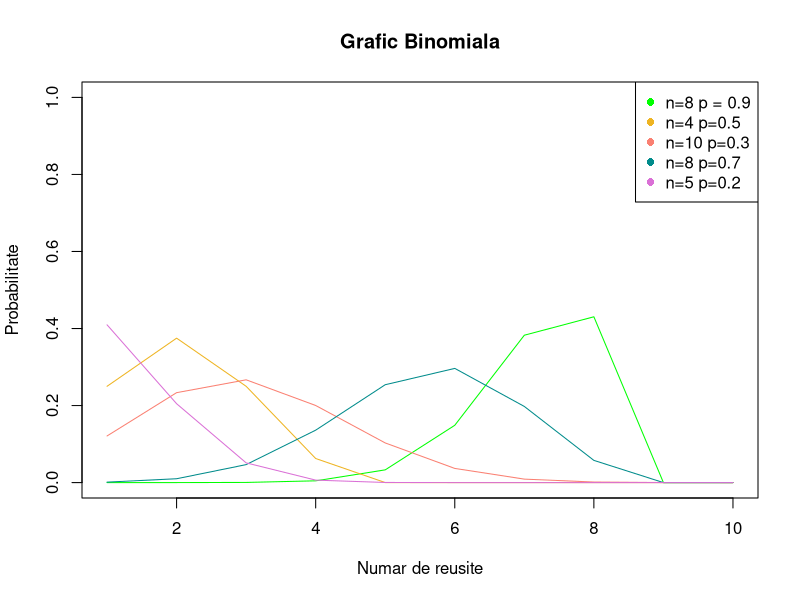
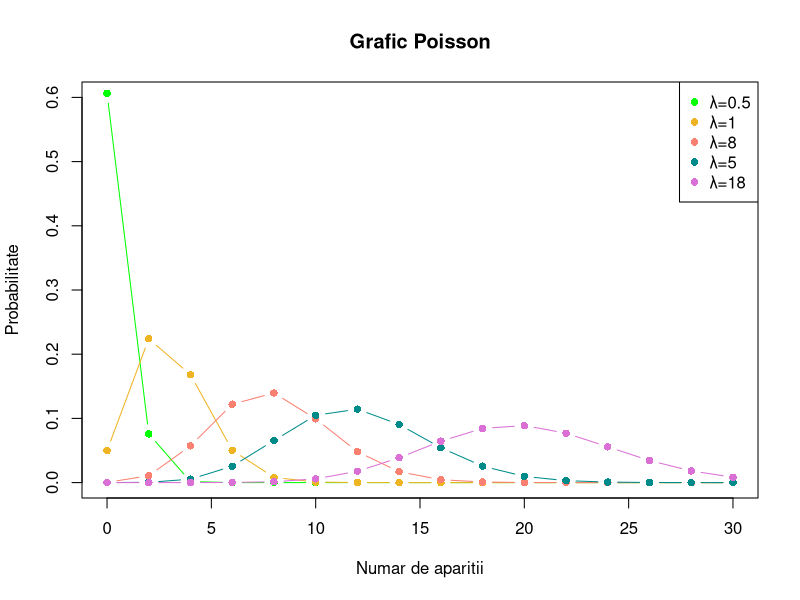
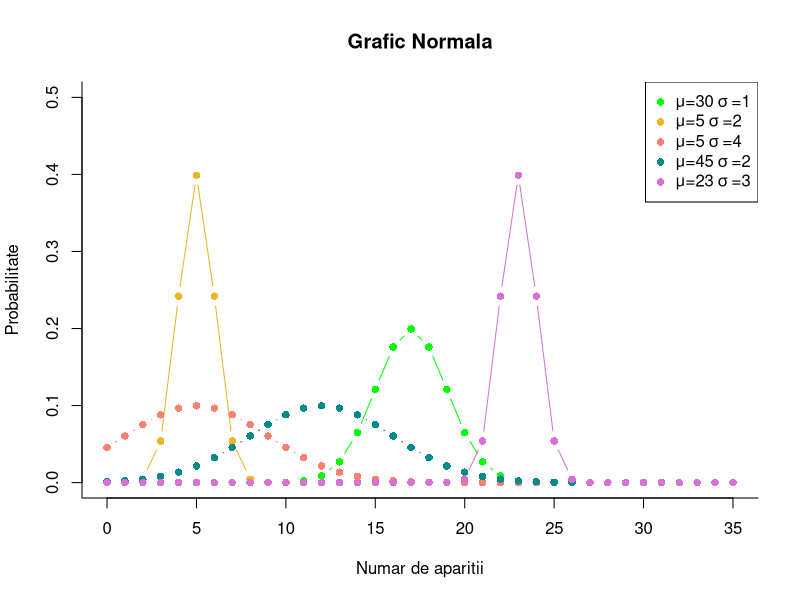
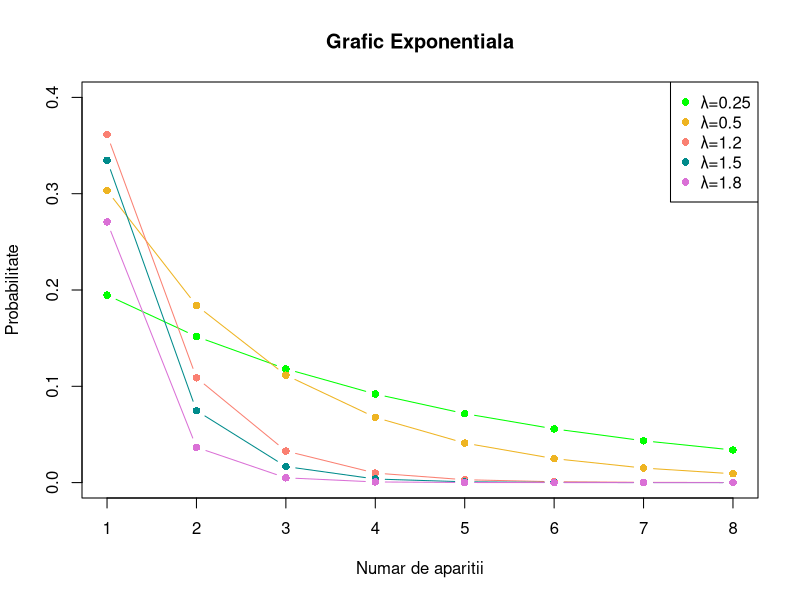
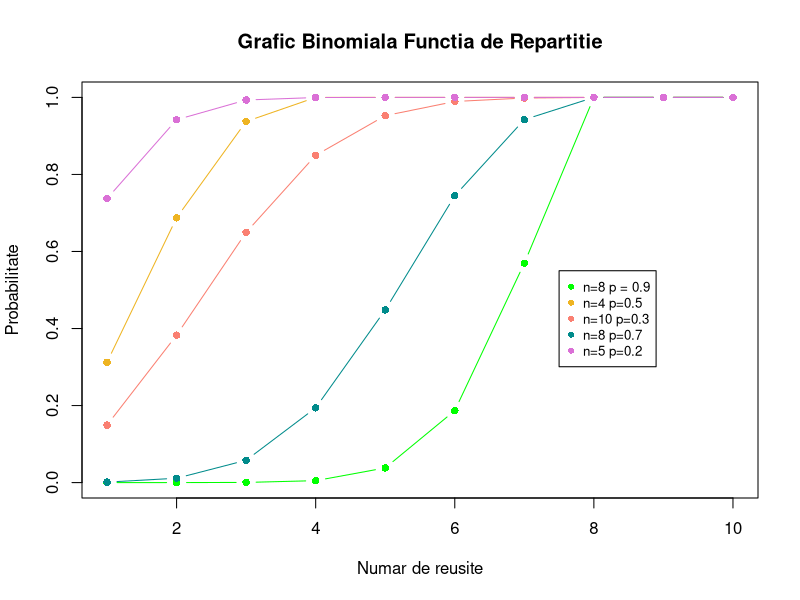
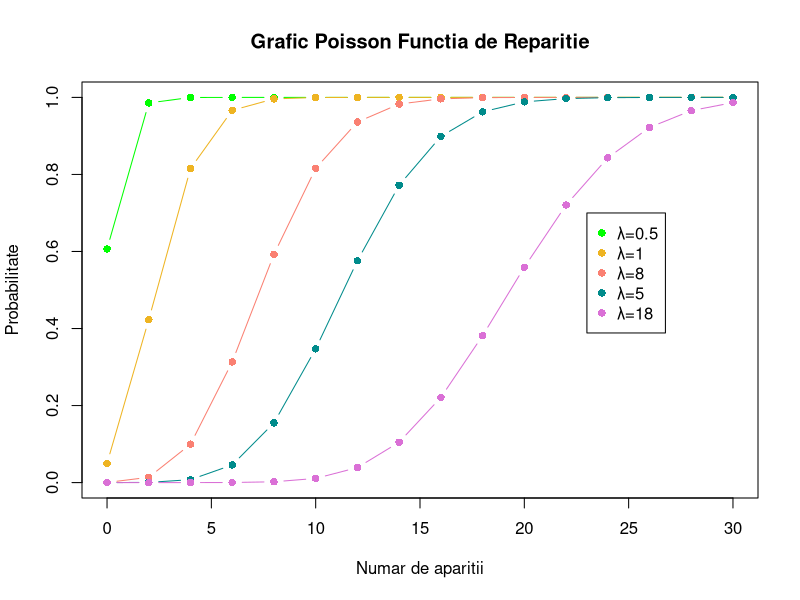
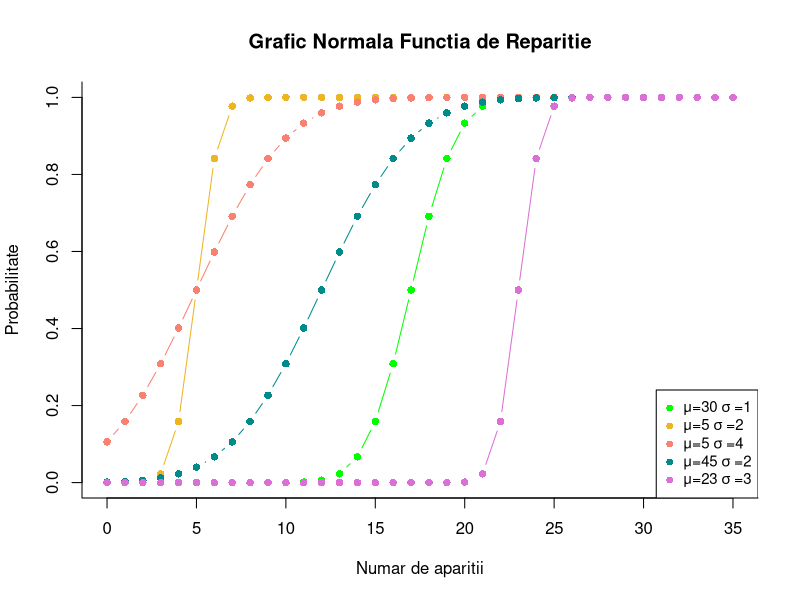
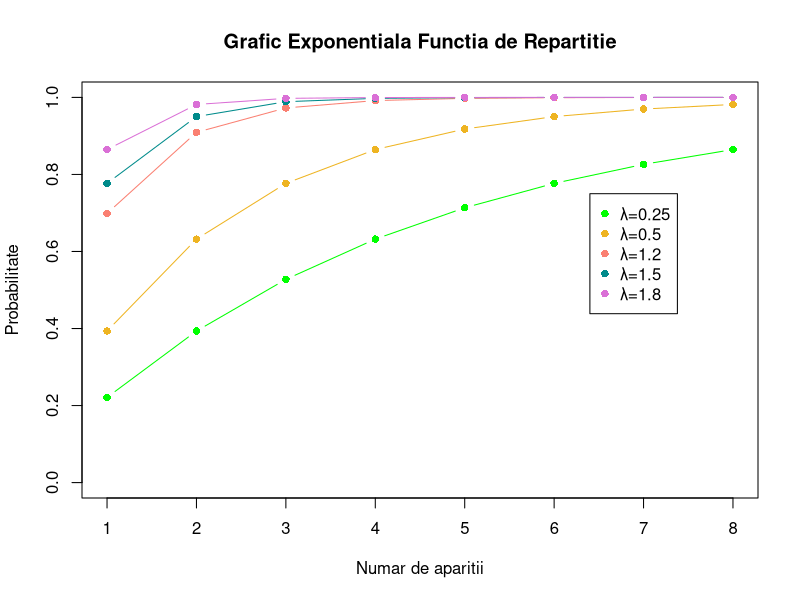

The R source for these figures, in order:
##############################  Exercitiul 1  ##############################

#1. Generati N = 1000 de realizări independente din fiecare repartitie

N <- 1000

binomiala <- rbinom(N , 10 , 0.1) # binomiala B(n,p) n = 10 p = 0.1
poisson <- rpois(N , 1000) # poisson pois(lambda) lambda = 1000
exponentiala <- rexp(N , 20) # exponentiala exp(lambda) lambda = 20
normala <- rnorm(N , 100) # normala norm(E,var^2) E = 100, var = 1

# Calculati media si varianta fiecarui esantion
print(mean(binomiala))
print(var(binomiala))

print(mean(poisson))
print(var(poisson))

print(mean(exponentiala))
print(var(exponentiala))

print(mean(normala))
print(var(normala))

#Ilustrati grafic functiile de masă, respectiv functiile de densitate pentru fiecare din repartitiile din enuntul problemei. 
#Considerati câte 5 seturi de parametrii diferiti pentru fiecare repartitie si suprapuneti graficele pe aceeasi figură pentru fiecare repartitie.


#Repartitia binomiala
sizeBin1 <- 8
pBin1 <- 0.9

sizeBin2 <- 4
pBin2 <- 0.5

sizeBin3 <- 10
pBin3 <- 0.3

sizeBin4 <- 8
pBin4 <- 0.7

sizeBin5 <- 5
pBin5 <- 0.2

g1 <- seq(1 , 10 , 1) # de la 0 la 10 cu pasul 1
plot(g1 , dbinom(g1 , sizeBin1 , pBin1) , type = "l" , col = "green" , main = "Grafic Binomiala" , ylab = "Probabilitate" , xlab = "Numar de reusite" , ylim = c(0 , 1))
lines(g1 , dbinom(g1 , sizeBin2 , pBin2) , col = "goldenrod2")
lines(g1 , dbinom(g1 , sizeBin3 , pBin3) , col = "salmon")
lines(g1 , dbinom(g1 , sizeBin4 , pBin4) , col = "darkcyan")
lines(g1 , dbinom(g1 , sizeBin5 , pBin5) , col = "orchid")
legend("topright" , c("n=8 p = 0.9" , "n=4 p=0.5" , "n=10 p=0.3" , "n=8 p=0.7" , "n=5 p=0.2") , col = c("green" , "goldenrod2" , "salmon" , "darkcyan" , "orchid") , pch=16)

#Repartitia Poisson
lambda1 <- 0.5
lambda2 <- 3
lambda3 <- 8
lambda4 <- 12
lambda5 <- 20
g2 <- seq(0 , 30 , 2) #de la 0 la 30 cu pasul 2

plot(g2 , dpois(g2 , lambda1) , col = "green" , main = "Grafic Poisson" , ylab = "Probabilitate" , xlab = "Numar de aparitii" , ylim = c(0 ,0.6) , type = "b" , pch = 16)
lines(g2 , dpois(g2 , lambda2) , col = "goldenrod2" , type = "b" , pch = 16)
lines(g2 , dpois(g2 , lambda3) , col = "salmon" , type = "b" , pch = 16)
lines(g2 , dpois(g2 , lambda4) , col = "darkcyan" , type = "b" , pch = 16)
lines(g2 , dpois(g2 , lambda5) , col = "orchid" , type = "b" , pch = 16)
legend("topright" , c("λ=0.5","λ=1","λ=8","λ=5", "λ=18"), col=c("green","goldenrod2","salmon","darkcyan","orchid"),pch=16)

#Reparitia Normala 
mean1 <- 17
sd1 <- 2

mean2 <- 5 
sd2 <- 1

mean3 <- 5 
sd3 <- 4

mean4 <- 12
sd4 <- 4

mean5 <- 23 
sd5 <- 1

g3 <- seq(0 , 35 , 1) # de la 0 la 50 cu pasul 1
plot(g3 , bty='L',dnorm(g3 , mean1 , sd1) , col = "green" , main = "Grafic Normala" , ylab = "Probabilitate" , xlab = "Numar de aparitii" , ylim = c(0 , 0.5) , type = "b" , pch = 16)
lines(g3 , dnorm(g3 , mean2 , sd2) , col = "goldenrod2" , type = "b" , pch = 16)
lines(g3 , dnorm(g3 , mean3 , sd3) , col = "salmon" , type = "b" , pch = 16)
lines(g3 , dnorm(g3 , mean4 , sd4) , col = "darkcyan" , type = "b" , pch = 16)
lines(g3 , dnorm(g3 , mean5 , sd5) , col = "orchid" , type = "b" , pch = 16)
legend("topright",c(expression("μ=30"~sigma~"=1"),expression("μ=5"~sigma~"=2"),expression("μ=5"~sigma~"=4"),expression("μ=45"~sigma~"=2"),expression("μ=23"~sigma~"=3")), col=c("green","goldenrod2","salmon","darkcyan","orchid"),pch=16)


#Reparitia Exponentiala
lambda1exp <- 0.25
lambda2exp <- 0.5
lambda3exp <- 1.2
lambda4exp <- 1.5
lambda5exp <- 2

g4 <- seq(1,8,1) # de la 1 la 8 cu pasul 1
plot(g4 , dexp(g4, lambda1exp) , col = "green" , main = "Grafic Exponentiala" , ylab = "Probabilitate" , xlab = "Numar de aparitii" , ylim = c(0,0.4) , type = "b" , pch = 16)
lines(g4 , dexp(g4, lambda2exp) , col = "goldenrod2" , type = "b" , pch = 16)
lines(g4 , dexp(g4, lambda3exp) , col = "salmon" , type = "b" , pch = 16)
lines(g4 , dexp(g4, lambda4exp) , col = "darkcyan" , type = "b" , pch = 16)
lines(g4 , dexp(g4, lambda5exp) , col = "orchid" , type = "b" , pch = 16)
legend("topright" , c("λ=0.25","λ=0.5","λ=1.2","λ=1.5", "λ=1.8"), col=c("green","goldenrod2","salmon","darkcyan","orchid"),pch=16)



#3. Pentru seturile de parametri de la punctul anterior, trasati functiile de repartitie

#Functia repartitie pentru binomiala
plot(g1 , pbinom(g1 , sizeBin1 , pBin1) , type = "b" , pch = 16 , col = "green" , main = "Grafic Binomiala Functia de Repartitie" , ylab = "Probabilitate" , xlab = "Numar de reusite" , ylim = c(0 , 1))
lines(g1 , pbinom(g1 , sizeBin2 , pBin2) , col = "goldenrod2" , type = "b" , pch = 16)
lines(g1 , pbinom(g1 , sizeBin3 , pBin3) , col = "salmon" , type = "b" , pch = 16)
lines(g1 , pbinom(g1 , sizeBin4 , pBin4) , col = "darkcyan" ,  type = "b" , pch = 16)
lines(g1 , pbinom(g1 , sizeBin5 , pBin5) , col = "orchid"  , type = "b" , pch = 16)
legend(cex = 0.8,7.5,0.55,c("n=8 p = 0.9","n=4 p=0.5","n=10 p=0.3","n=8 p=0.7", "n=5 p=0.2"), col=c("green","goldenrod2","salmon","darkcyan","orchid"),pch=16)


#Functia repartitie pentru Poisson
plot(g2 , ppois(g2 , lambda1) , col = "green" , main = "Grafic Poisson Functia de Reparitie" , ylab = "Probabilitate" , xlab = "Numar de aparitii" , ylim = c(0 , 1) , type = "b" , pch = 16)
lines(g2 , ppois(g2 , lambda2) , col = "goldenrod2" , type = "b" , pch = 16)
lines(g2 , ppois(g2 , lambda3) , col = "salmon" , type = "b" , pch = 16)
lines(g2 , ppois(g2 , lambda4) , col = "darkcyan" , type = "b" , pch = 16)
lines(g2 , ppois(g2 , lambda5) , col = "orchid" , type = "b" , pch = 16)
legend(23,0.7,c("λ=0.5","λ=1","λ=8","λ=5", "λ=18"), col=c("green","goldenrod2","salmon","darkcyan","orchid"),pch=16)

#Functia repartitie pentru Noramala
plot(g3 , bty='L', pnorm(g3 , mean1 , sd1) , col = "green" , main = "Grafic Normala Functia de Reparitie" , ylab = "Probabilitate" , xlab = "Numar de aparitii" , ylim = c(0 , 1) , type = "b" , pch = 16)
lines(g3 , pnorm(g3 , mean2 , sd2) , col = "goldenrod2" , type = "b" , pch = 16)
lines(g3 , pnorm(g3 , mean3 , sd3) , col = "salmon" , type = "b" , pch = 16)
lines(g3 , pnorm(g3 , mean4 , sd4) , col = "darkcyan" , type = "b" , pch = 16)
lines(g3 , pnorm(g3 , mean5 , sd5) , col = "orchid" , type = "b" , pch = 16)
legend("bottomright" , cex = 0.9 , c(expression("μ=30"~sigma~"=1"),expression("μ=5"~sigma~"=2"),expression("μ=5"~sigma~"=4"),expression("μ=45"~sigma~"=2"),expression("μ=23"~sigma~"=3")) , col = c("green" , "goldenrod2" , "salmon" , "darkcyan" , "orchid") , pch=16)

#Functia reparitie pentru Exponentiala
plot(g4 , pexp(g4, lambda1exp) , col = "green" , main = "Grafic Exponentiala Functia de Repartitie" , ylab = "Probabilitate" , xlab = "Numar de aparitii" , ylim = c(0,1) , type = "b" , pch = 16)
lines(g4 , pexp(g4, lambda2exp) , col = "goldenrod2" , type = "b" , pch = 16)
lines(g4 , pexp(g4, lambda3exp) , col = "salmon" , type = "b" , pch = 16)
lines(g4 , pexp(g4, lambda4exp) , col = "darkcyan" , type = "b" , pch = 16)
lines(g4 , pexp(g4, lambda5exp) , col = "orchid" , type = "b" , pch = 16)
legend(6.4 , 0.75 , c("λ=0.25" , "λ=0.5" , "λ=1.2" , "λ=1.5" , "λ=1.8") , col = c("green" , "goldenrod2" , "salmon" , "darkcyan" , "orchid") , pch = 16)


#4. Aproximarea functiei de repartitie a binomialei

aproximareBinomiala <- function(n , p , k) # Functia care calculeaza Binomiala
{
  return (pbinom(k , n , p))
}

aproximarePoisson <- function(n , p , k) # Functia care calculeaza aproximarea Poisson
{
  lambda <- n*p
  return (ppois(k , lambda))
}

aproximareNormala <- function(n , p , k) # Functia care calculeaza aproximarea Normala
{
  numarator <- k - n*p
  numitor <- sqrt(n*p*(1-p))
  z <- numarator / numitor
  return (pnorm(z))
}

aproximareNormalaCorectie <- function(n , p , k) # Functia care calculeaza aproximarea Normala cu Corectie
{
  mean <- n * p
  sd <- sqrt(mean * (1 - p))
  coef <- k + .5 - mean
  coef <- coef/sd
  return (pnorm(coef))
}

aproximareCampPaulson <- function(n , p , k) # Functia care calculeaza aproximarea Camp-Paulson
{
  a <- 1 / (9 * (n - k))
  b <- 1 / (9 * (k + 1))
  medie <- 1 - a
  r <- ((k + 1) * (1 - p)) / (p * (n - k))
  var <- a + b * (r ^ (2 / 3))
  c <- (1 - b) * (r ^ (1 / 3))
 return (pnorm((c - medie) / sqrt(var)))
}  
  
 

tabel <- function(n , p)
{
  k <- 1:10
  binom <- vector()
  pois <- vector()
  norm <- vector()
  normCor <- vector()
  campPaul <- vector()
  for(i in 1:10)
  {
    binom[i] <- aproximareBinomiala(n , p , i)
    pois[i] <- aproximarePoisson(n , p , i)
    norm[i] <- aproximareNormala(n , p , i)
    normCor[i] <- aproximareNormalaCorectie(n , p , i)
    campPaul[i] <- aproximareCampPaulson(n , p , i)
  }
  
  df <- data.frame("K" = k , "Binomiala" = binom , "Poisson" = pois , "Normala" = norm ,  "NormalaCorectie" = normCor , "Camp-Paulson" = campPaul)
  return(df)
}

creareTabele <- function() # Functia care creeaza cele 6 tabele, pentru n ={25,50,100} si p = {0.05, 0,01}
{
  n <- c(25 , 50 , 100)
  p <- c(0.05 , 0.1)
  for(i in 1:3)
  {
    for(j in 1:2)
    {
      cat("n = " , n[i] , "p = " , p[j])
      print(tabel(n[i] , p[j]))
    }
  }
}

creareTabele() #Construirea tabelelor

#5. Pentru fiecare n ∈ {25, 50, 100} ilustrati pe acelasi grafic erorile maximale absolute dintre functia de repartitie binomială si cele patru aproximări, considerând 0.01 ≤ p ≤ 0.5.

kolmogorov <- function(n)
{
    difPoisson <- vector()
    difNormala <- vector()
    difNormalaCorectie <- vector()
    difCampPaulson <- vector()
    
    for(p in seq(0.01 , 0.5 , 0.01))
    {
      bin <- vector()
      pois <- vector()
      norm <- vector()
      normCor <- vector()
      campPaul <- vector()
        
      #cautam eroarea maxima
      for(k in 0:n)
      {
        bin <- c (bin , aproximareBinomiala (n , p , k))
        pois <- c (pois , aproximarePoisson (n, p , k))
        norm = c (norm , aproximareNormala (n, p , k))
        normCor <- c (normCor, aproximareNormalaCorectie(n, p , k))
        campPaul <- c (campPaul, aproximareCampPaulson (n, p , k))
        
      }
      
      maxPoisson <- max (abs (bin - pois))
      maxNormala <- max (abs (bin - norm))
      maxNormalaCorectie <- max (abs (bin - normCor))
      maxCampPaulson <- max (abs (bin - campPaul) , na.rm = TRUE)
      difPoisson <- c (difPoisson, maxPoisson)
      difNormala <- c (difNormala, maxNormala)
      difNormalaCorectie <- c (difNormalaCorectie, maxNormalaCorectie)
      difCampPaulson <- c (difCampPaulson, maxCampPaulson)
    }
  
  v <- seq (0.01, 0.5, by = 0.01)
  plot (v, difPoisson, xlim = c(0.01, 0.5) , ylim = c(0 , 0.2) , main = paste0("Eroare absoluta pentru n=" , n) , xlab = "p", ylab = "Eroare absoluta" , col = "green", type = "p", pch = 1)
  lines (v, difNormala, col = "violet", type = "p", pch = 2)
  lines (v, difNormalaCorectie, col = "salmon", type = "p", pch = 8)
  lines (v, difCampPaulson, col = "cyan", type = "p", pch = 9)
  legend ("topright", c("Poisson", "Normala", "NormalaCorectie", "CampPaulson"), col=c("green", "violet", "salmon", "cyan") , pch=15)
  }

kolmogorov(25)
kolmogorov(50)
kolmogorov(100)

#6.  Pentru 5 seturi de parametrii diferiti ilustrati grafic densitătile repartitiei normale-asimetrice, suprapunând graficele pe aceeasi figură.
normalaAsimetrica <- function(u , s , lam , x)
{
  coef1 <- (x - u)/s
  coef2 <- lam * coef1
  rez <- (2/s) * dnorm(coef1) * pnorm(coef2)
  return(rez)
}

graficNormalaAsimetrica <- function()
{
  #dam valori lui μ, sigma si lambda
  u1 <- 25
  s1 <- 6
  lam1 <- 10
  u2 <- 1
  s2 <- 7
  lam2 <- 53
  u3 <- 32
  s3 <- 8
  lam3 <- 9
  u4 <- 9
  s4 <- 19
  lam4 <- 5
  u5 <- 32
  s5 <- 14
  lam5 <- 5
  x <- seq(1 , 100 , 1)
  #reprezentam graficul
  plot(x , normalaAsimetrica(u1 , s1 , lam1 , x) , col = "green" , main = "Grafic Normala Asimetrica" , ylab = "Probabilitate" , xlab = "Numar de aparitii" , type = "l" , ylim = c(0 , 0.4))
  lines(x , normalaAsimetrica(u2 , s2, lam2, x) , col = "goldenrod2")
  lines(x , normalaAsimetrica(u3 , s3 , lam3 , x) , col = "salmon")
  lines(x , normalaAsimetrica(u4 , s4 , lam4 , x) , col = "darkcyan")
  lines(x , normalaAsimetrica(u5 , s5 , lam5 , x) , col = "orchid")
  legend("topright" , c(expression("μ=25"~sigma~"=6"~lambda~"=10 ") ,expression("μ=1"~sigma~"=7"~lambda~"=53 "),expression("μ=32"~sigma~"=8 "~lambda~"=9 "),expression("μ=9"~sigma~"=19"~lambda~"=5 "),expression("μ=32"~sigma~"=14"~lambda~"=5 ")), col = c("green" , "goldenrod2" , "salmon" , "darkcyan" , "orchid") , pch=16)
}

graficNormalaAsimetrica()


#7 Creati o functie care să primească parametrii (n, p) ca valori de intrare si să întoarcă valorile parametrilor (µ, σ, λ)
determinaSolutii <- function(n , p)
{
  f <- function(x)
  {
 
    numarator1 <- (1 - (2*x)/(pi + pi * x))^3
    numitor1 <- 2/pi * ((4 / pi - 1) ^ 2) * (x / (1 + x)) ^ 3
    
    numarator2 <- n * p * (1 - p)
    numitor2 <- (1 - 2 * p)^2
    
    return (numarator1 / numitor1 - numarator2 / numitor2)
  }
  
  sol <- (uniroot(f , lower=0, upper=1 , extendInt= "yes")$root)
  lambda <- sign(1 - 2 * p) * sqrt(sol)
  
  sigma <-  sqrt((n*p * (1-p)) / (1 - 2 * lambda * lambda / (pi + pi * lambda * lambda)))
  
  medie <- n * p - sigma * sqrt(( 2 * lambda * lambda) / (pi + pi * lambda * lambda))
  
  return (c(medie,sigma,lambda))
}



ilustreazaGraficCuBare <- function()
{
  n <- 25
  p <- c(0.05 , 0.1)
  x <- seq(1 , 20 , 1)
  px1 <- table(x)/n
  barplot(pbinom(x , n , p[1]), col = rgb(1,0,0,0.5) , ylim = c(0 , 2) , main = "Repartitia binomiala suprapusa cu densitatea normalei asimetrice")
  barplot(pbinom(x , n , p[2]), col = rgb(0,1,1,0.5) , add = TRUE)
  param1 <- determinaSolutii(n , p[1])
  barplot(normalaAsimetrica(param1[1] , param1[2] , param1[3] , x) , col = rgb(0.54,0.3,0.23,1) , add = TRUE)
  param2 <- determinaSolutii(n , p[2])
  barplot(normalaAsimetrica(param2[1] , param2[2] , param2[3] , x ) , col = rgb(0.15,0,0.34,0.5) , add = TRUE)
  legend("topright" , c(expression("Binomiala p = 0.05") ,expression("Binomiala p = 0.1"),expression("Normala Asimetrica p = 0.05"),expression("Normala Asimetrica p = 0.1")), col = c(rgb(1,0,0) , rgb(0,1,1) , rgb(0.54,0.3,0.23) ,  rgb(0.15,0,0.34) ) , pch=16)
}

ilustreazaGraficCuBare() # Functia care construieste histogramele

#8. Pentru fiecare n ∈ {25, 50, 100} si fiecare p ∈ {0.05, 0.1} să se afiseze un tabel cu trei coloane (k,Binomiala, Normala Asimetrică) în care să apară aproximarea de mai sus pentru functia de repartitie si de masă a binomialei. 
#Evaluati grafic acuratetea aproximării conform punctului 5.


normalaAsimetricaStandard <- function(x , lambda)
{
  g <- function(t)
  {
    return (2 * dnorm(t) * pnorm(lambda * t ))
  }
  
  return(integrate(g , -Inf , x)$value)
}

aproximareNormalaAsimetrica <- function(n , p , x)
{
  v <- determinaSolutii(n , p)
  #medie = v[1]
  #sigma = v[2]
  #lambda = v[3]
  val <- (x + 0.5 - v[1])/v[2]
  return(normalaAsimetricaStandard(val , v[3]))
}
tabel8 <- function(n , p)
{
  k <- 1:10
  binom <- vector()
  normAsimetrica <- vector()
  for(i in 1:10)
  {
    binom[i] <- aproximareBinomiala(n , p , i)
    normAsimetrica[i] <- aproximareNormalaAsimetrica(n , p , i)
    
  }
  
  df <- data.frame("k" = k  , "Binomiala" = binom , "NormalaAsimetrica" = normAsimetrica)
  return(df)
}

creareTabel8 <- function()
{
  nValues <- c(25 , 50 , 100)
  pValues <- c(0.05 , 0.1)
  for(n in 1:3)
  {
    for(p in 1:2)
    {
      cat("n = ", nValues[n] , " p = " , pValues[p] , "\n" )
      print(tabel8(nValues[n] , pValues[p]))
    }
  }
}

creareTabel8()

#Evaluati grafic acuratetea aproximării


kolmogorovAsimetrica <- function(n)
{
  difAsim <- vector()
  
  for(p in seq(0.01 , 0.5 , 0.0101))
  {
    bin <- vector()
    asim <- vector()
    #cautam eroarea maxima
    for(k in 0:n)
    {
      bin <- c (bin , aproximareBinomiala (n , p , k))
      asim <- c(asim , aproximareNormalaAsimetrica(n , p , k))
    }
    maxAsim <- max(abs(bin - asim))
    difAsim <- c(difAsim , maxAsim)
  }

  v <- seq (0.01, 0.5, by = 0.0101)
  plot (v, difAsim, xlim = c(0.01, 0.5) , ylim = c(0 , 0.2) , main = paste0("Eroare absoluta pentru normala asimetrica n = " , n) , xlab = "p", ylab = "Eroare absoluta" , col = "red", type = "p")
}

kolmogorovAsimetrica(25)
kolmogorovAsimetrica(50)
kolmogorovAsimetrica(100)
